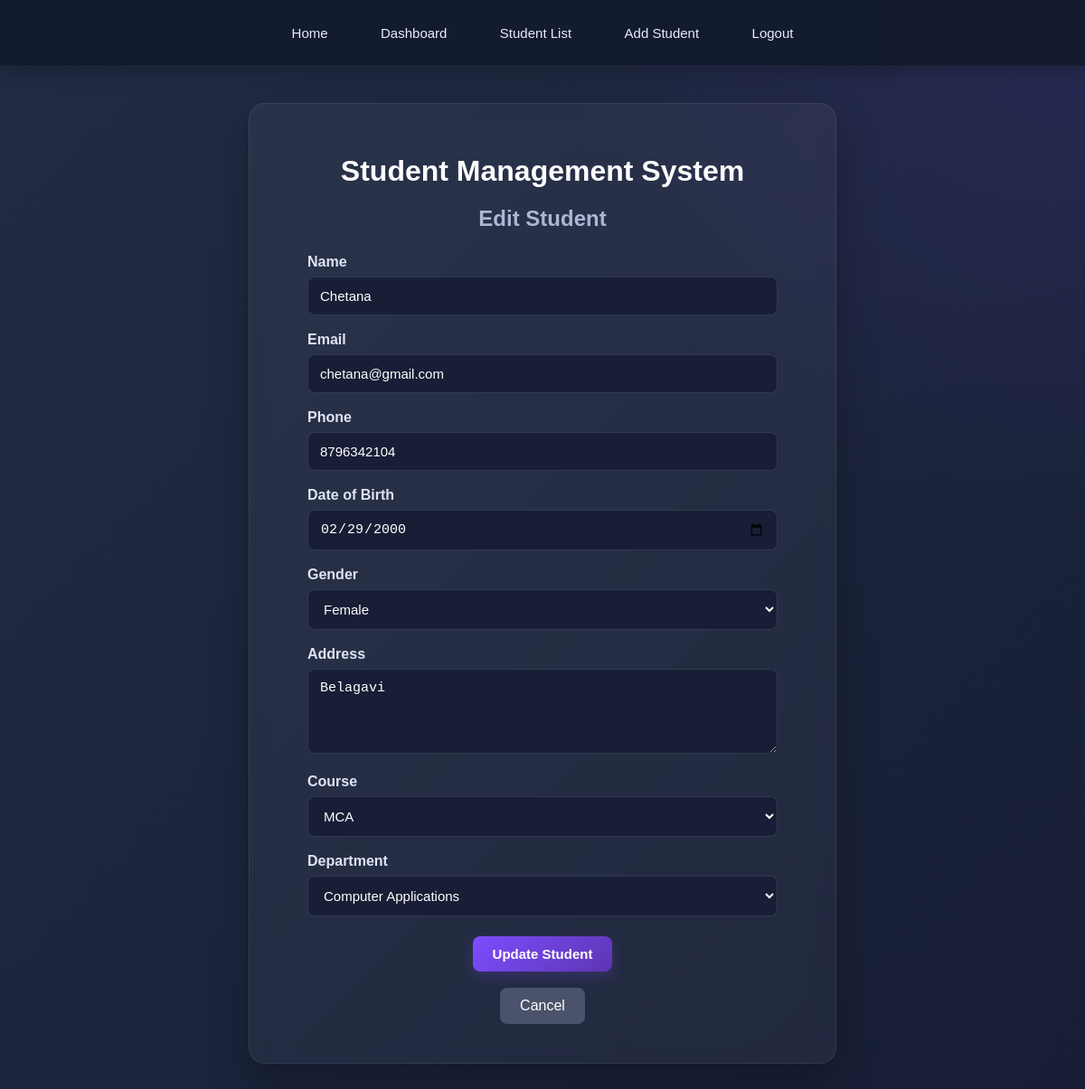
The app's page /edit/1/ (signed in) with its own data.
### students/models.py (models this page shows, shortened)
class Student(models.Model):
    name = models.CharField(max_length=100)
    email = models.EmailField(unique=True)
    phone = models.CharField(max_length=10, unique=True)
    date_of_birth = models.DateField()
    gender = models.CharField(max_length=10)
    address = models.TextField()
    course = models.CharField(max_length=100)
    department = models.CharField(max_length=100)

### students/views.py (the view, shortened to what this page needs)
# urls.py: path('edit/<int:id>/', views.edit_student, name='edit_student'),
@login_required
def edit_student(request, id):
    student = get_object_or_404(Student, id=id)
    return render(
        request,
        "students/edit_student.html",
        {"student": student}
    )

### StudentManagementSystem/students/templates/students/edit_student.html (shortened to what this page needs)
{% load static %}
<!DOCTYPE html>
<html>
<head>
    <link rel="stylesheet" href="{% static 'students/style.css' %}">
</head>
<body>
    <nav>
        <a href="{% url 'home' %}">Home</a>
        {% if user.is_authenticated %}
            <a href="{% url 'dashboard' %}">Dashboard</a>
            <a href="{% url 'student_list' %}">
                Student List
            </a>
            <a href="{% url 'add_student' %}">
                Add Student
            </a>
            <a href="{% url 'logout' %}">
                Logout
            </a>
        {% else %}
            <a href="{% url 'login' %}">
                Login
            </a>
        {% endif %}
    </nav>
    <div class="form-container">
        <h1>Student Management System</h1>
        <h2>Edit Student</h2>
        <form method="POST">
            <div class="form-group">
                <label for="name">Name</label>
                <input
                    type="text"
                    id="name"
                    name="name"
                    value="{{ student.name }}"
                    placeholder="Enter student name"
                    required
                >
            </div>
            <div class="form-group">
                <label for="email">Email</label>
                <input
                    type="email"
                    id="email"
                    name="email"
                    value="{{ student.email }}"
                    placeholder="Enter email address"
                    required
                >
            </div>
            <div class="form-group">
                <label for="phone">Phone</label>
                <input
                    type="tel"
                    id="phone"
                    name="phone"
                    value="{{ student.phone }}"
                    placeholder="Enter phone number"
                    pattern="[0-9]{10}"
                    maxlength="10"
                    required
                >
            </div>
            <div class="form-group">
                <label for="date_of_birth">Date of Birth</label>
                <input
                    type="date"
                    id="date_of_birth"
                    name="date_of_birth"
                    value="{{ student.date_of_birth|date:'Y-m-d' }}"
                    required
                >
            </div>
            <div class="form-group">
                <label for="gender">Gender</label>
                <select id="gender" name="gender" required>
                    <option value="Female"
                        {% if student.gender == "Female" %}selected{% endif %}>
                        Female
                    </option>
                </select>
            </div>
            <div class="form-group">
                <label for="address">Address</label>
                <textarea
                    id="address"
                    name="address"
                    rows="4"
                    placeholder="Enter address"
                    required
                >{{ student.address }}</textarea>
            </div>
            <div class="form-group">
                <label for="course">Course</label>
                <select id="course" name="course" required>
                    <option value="MCA"
                        {% if student.course == "MCA" %}selected{% endif %}>
                        MCA
                    </option>
                </select>
            </div>
            <div class="form-group">
                <label for="department">Department</label>
                <select id="department" name="department" required>
                    <option value="Computer Applications"
                        {% if student.department == "Computer Applications" %}selected{% endif %}>
                        Computer Applications</option>
                </select>
            </div>
            <button type="submit">
                Update Student
            </button>
            <a href="{% url 'student_list' %}" class="cancel-button">
                Cancel
            </a>
        </form>
    </div>
</body>
</html>

### students/static/students/style.css (style rules this page uses)
* { box-sizing: border-box; }
html { scroll-behavior: smooth; }
body { margin: 0; padding: 0; font-family: Arial, Helvetica, sans-serif; background: radial-gradient( circle at top right, rgba(110, 72, 220, 0.15), transparent 35% ), linear-gradient( 135deg, #212C43 0%, #171E35 100% ); color: #ffffff; min-height: 100vh; text-align: center; }
nav { background: rgba(20, 27, 48, 0.95); padding: 18px 25px; text-align: center; border-bottom: 1px solid rgba(255, 255, 255, 0.08); box-shadow: 0 4px 20px rgba(0, 0, 0, 0.25); position: relative; z-index: 10; }
nav a { display: inline-block; color: #e9ecff; text-decoration: none; margin: 0 12px; padding: 10px 15px; font-size: 15px; border-radius: 8px; transition: 0.3s ease; }
.container, .student-container, .form-container, .delete-container { width: 92%; max-width: 1100px; margin: 40px auto; text-align: center; }
.form-container { max-width: 650px; background: rgba(255, 255, 255, 0.045); padding: 35px; border-radius: 18px; margin: 40px auto; border: 1px solid rgba(255, 255, 255, 0.08); box-shadow: 0 20px 45px rgba(0, 0, 0, 0.25); backdrop-filter: blur(10px); }
.form-container h1 { color: white; margin-bottom: 8px; }
.form-container h2 { color: #aeb6d4; margin-bottom: 25px; }
.form-container form { width: 100%; max-width: 520px; margin: 0 auto; }
.form-group { width: 100%; margin-bottom: 18px; text-align: left; }
.form-group label { display: block; margin-bottom: 7px; font-weight: bold; text-align: left; color: #dfe3f4; }
.form-group input, .form-group select, .form-group textarea { width: 100%; padding: 12px 13px; text-align: left; border: 1px solid rgba(255, 255, 255, 0.12); border-radius: 8px; font-size: 15px; background: #171e35; color: white; outline: none; transition: 0.25s ease; }
.form-group input::placeholder, .form-group textarea::placeholder { color: #7e87a5; }
.form-group select option { background: #212C43; color: white; }
.form-container button { display: block; margin: 22px auto 10px; }
button { padding: 11px 22px; margin: 8px; border: none; border-radius: 8px; background: linear-gradient( 135deg, #7c4dff, #5e35b1 ); color: white; font-size: 15px; font-weight: bold; cursor: pointer; transition: 0.3s ease; box-shadow: 0 6px 15px rgba(124, 77, 255, 0.2); }
.cancel-button { display: inline-block; padding: 11px 22px; margin: 8px; background: #4a536b; color: white; text-decoration: none; border-radius: 8px; transition: 0.3s ease; }

### records on screen
Student: name "Chetana", email "chetana@gmail.com", phone "8796342104", date_of_birth "02/29/2000", gender "Female", address "Belagavi", course "MCA", department "Computer Applications"
